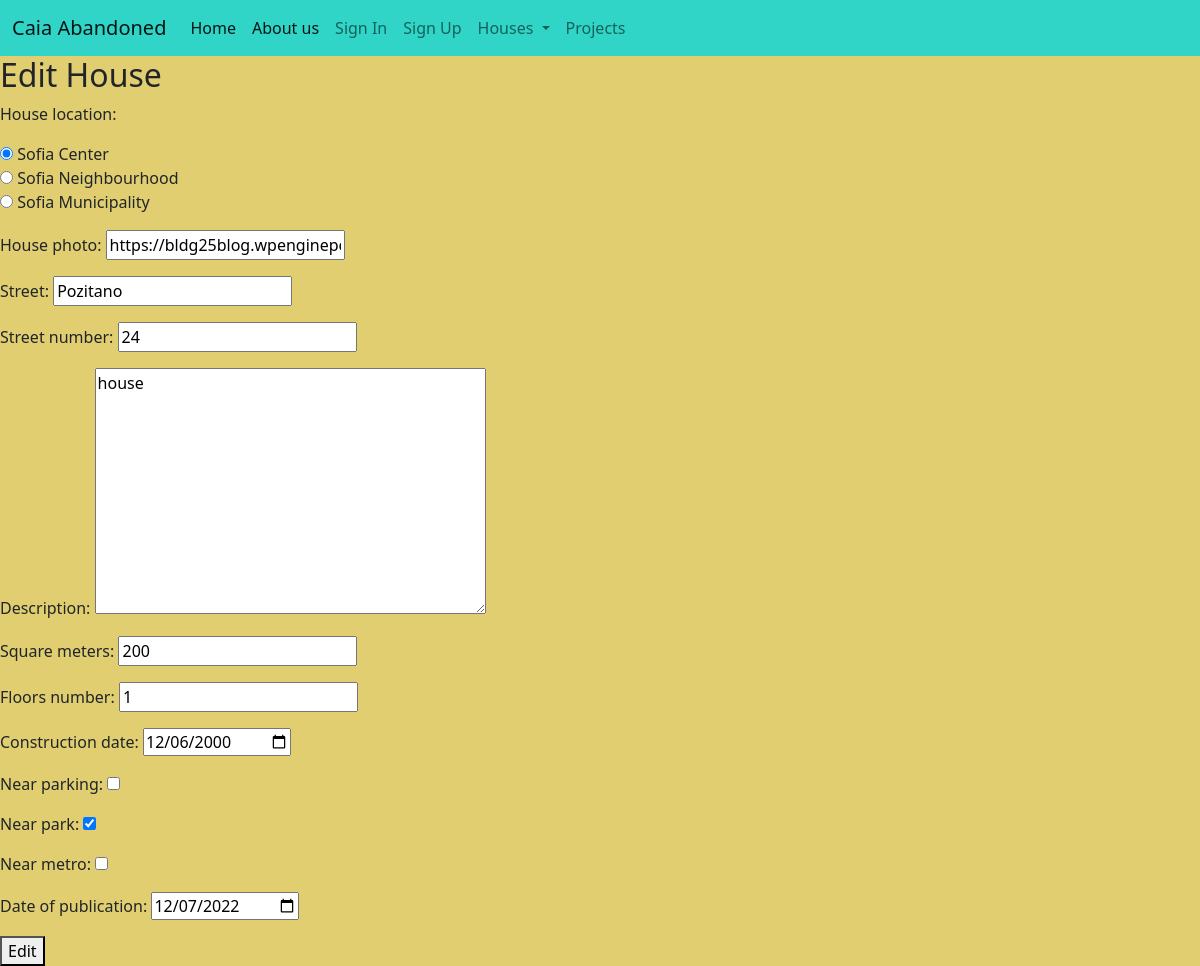
/houses/house/pozitano-24/edit/, run on an earlier commit of the app's database.
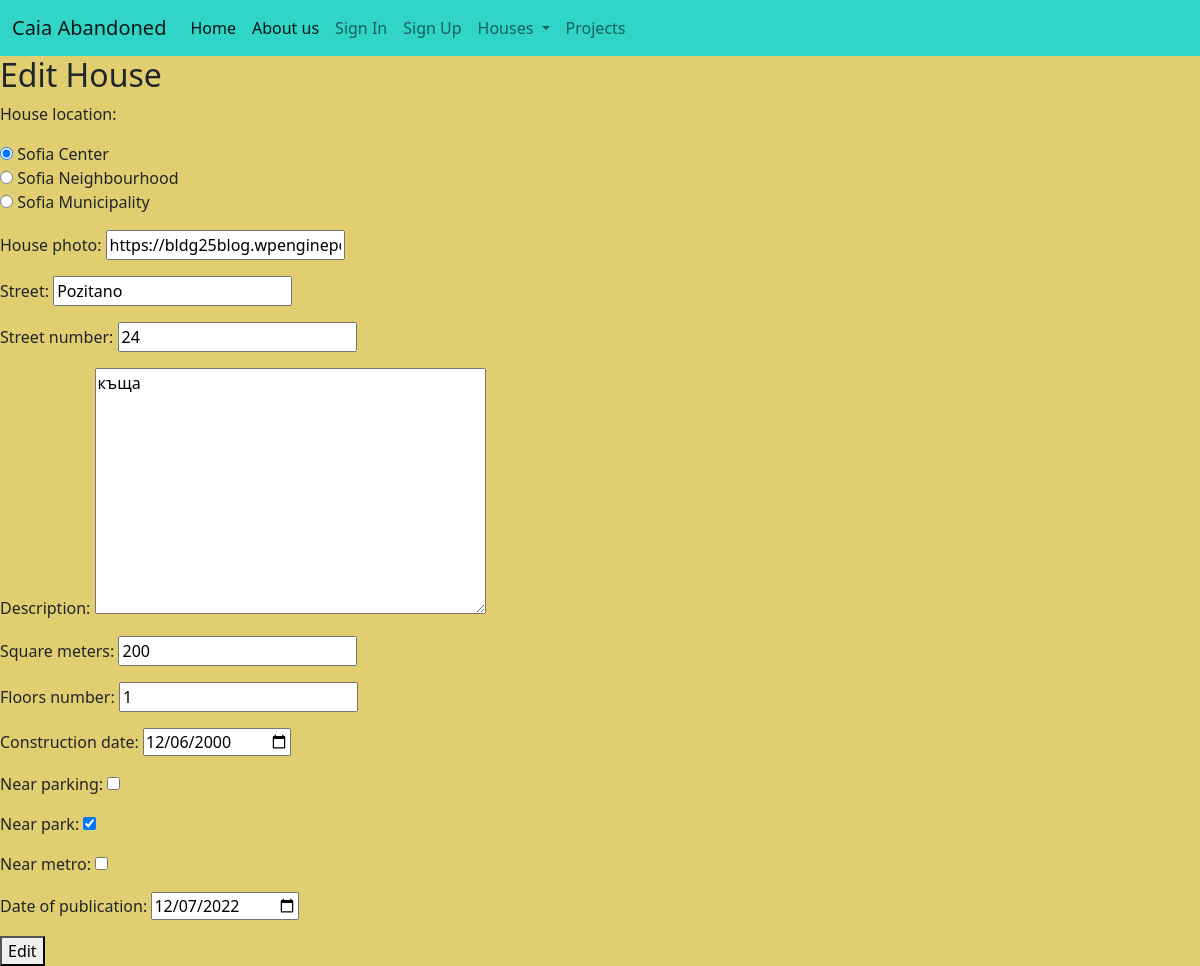
And on a later commit of the database.
### caiaAbandoned/houses/models.py (models this page shows, shortened)
class House(models.Model):
    house_location = models.ForeignKey(to=Location, on_delete=models.CASCADE)
    house_photo = models.URLField()
    zone_name = models.CharField(max_length=50)
    street = models.CharField(max_length=50)
    street_number = models.PositiveIntegerField()
    description = models.TextField(max_length=300, blank=True, null=True)
    slug = models.SlugField(unique=True, editable=False)
    square_meters = models.PositiveIntegerField()
    floors_number = models.PositiveIntegerField()
    construction_date = models.DateField()
    is_near_parking = models.BooleanField()
    is_near_park = models.BooleanField()
    is_near_metro = models.BooleanField()
    date_of_publication = models.DateField()
    user = models.ForeignKey(to=CaiaAbandonedUser, on_delete=models.CASCADE)
    class Meta:
        ordering = ['-date_of_publication']

### caiaAbandoned/houses/views.py (the view)
# urls.py: path('edit/', views.edit_house, name='edit-house-page'),
def edit_house(request, slug):
    house = House.objects.get(slug=slug)
    if request.method == "GET":
        form = HouseForm(instance=house, initial=house.__dict__)
    else:
        form = HouseForm(request.POST, instance=house)
        if form.is_valid():
            form.save()
            return redirect('house-details', slug)
    context = {'form': form}
    return render(request, template_name='houses/edit-house-page.html', context=context)

### caiaAbandoned/houses/models.py (called while the page is built)
    def __str__(self):
        return self.location

### caiaAbandoned/houses/templates/houses/edit-house-page.html (shortened to what this page needs)
{% extends 'base.html' %}
{% block content %}
    <h2>Edit House</h2>
    <form method="post">
    {{ form.as_p }}
    <button class="edit-btn" type="submit">Edit</button>
    </form>
{% endblock %}

What changed in the data, as far as the page shows it:
changed House "☑ Sofia Center ☐ Sofia Neighbourhood ☐ Sofia Municipality": description "house" → "къща"
